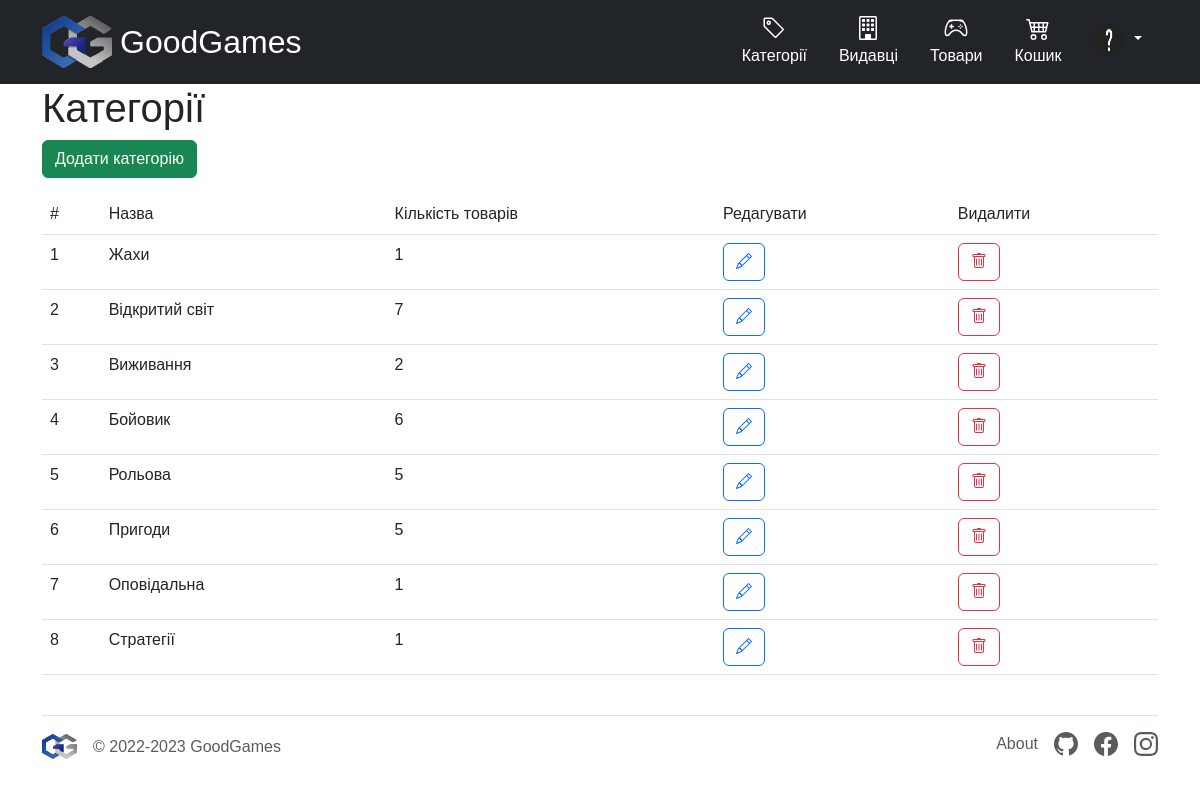
The page /category (signed in) on the database as committed earlier.
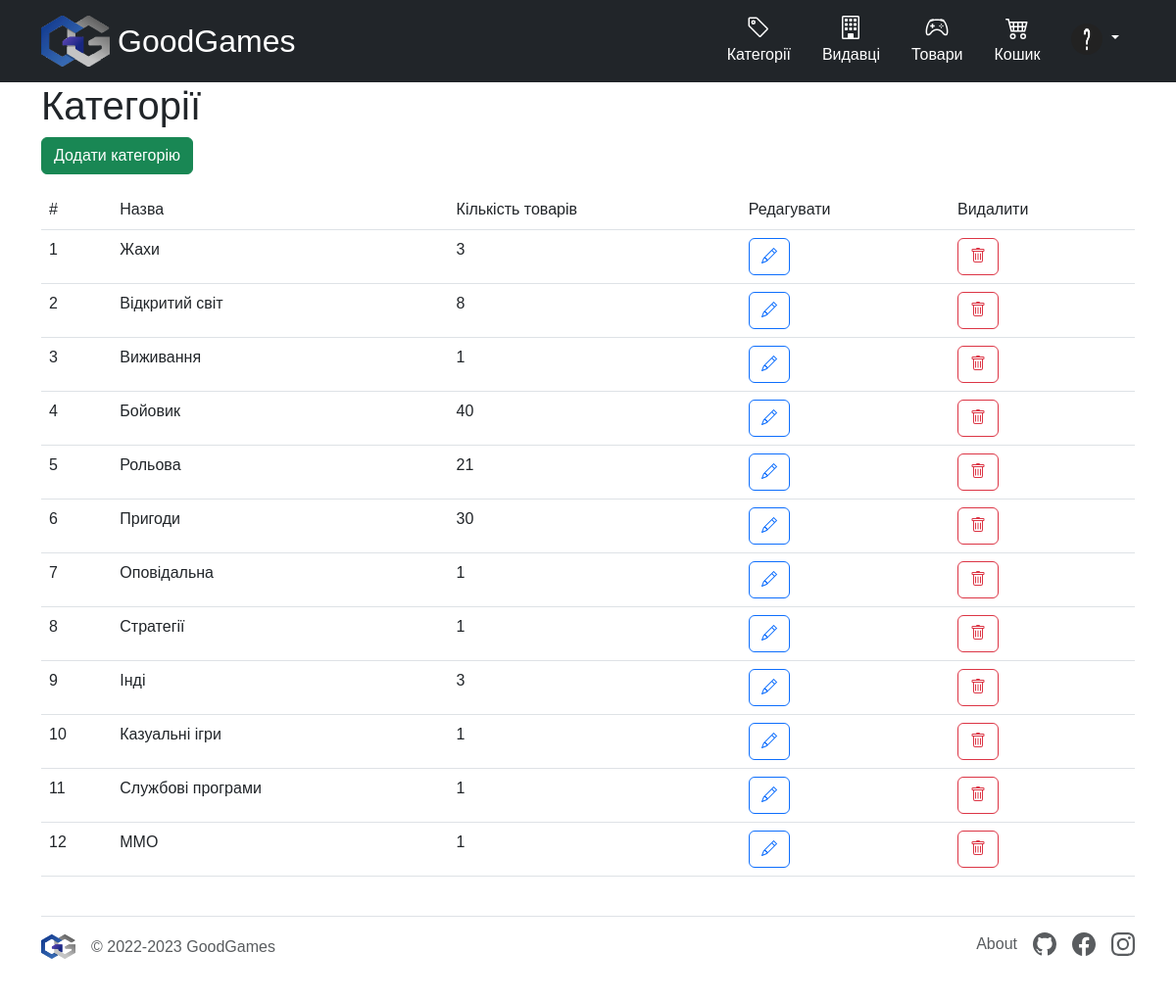
The same page on the database as committed later.
### tables this page shows
CREATE TABLE `category` (
  `id` int NOT NULL,
  `name` varchar(255) NOT NULL
);

### core/Template.php (called while the page is built, shortened)
<?php
class Template
{
    protected $path;
    public function __construct($path)
    {
        $this->path = $path;
    }
    public function getHTML()
    {
        include($this->path);
        $html = ob_get_contents();
        return $html;
    }
}

### core/Controller.php (called while the page is built, shortened)
<?php
class Controller
{
    protected $viewPath;
    public function __construct()
    {
        $this->moduleName = \core\Core::getInstance()->app['moduleName'];
        $this->actionName = \core\Core::getInstance()->app['actionName'];
        $this->viewPath = "views/$this->moduleName/$this->actionName.php";
    }
    public function render($viewPath = null, $params = null)
    {
        if (empty($viewPath))
            $viewPath = $this->viewPath;
        $tpl = new Template($viewPath);
        if (!empty($params))
            $tpl->setParams($params);
        return $tpl->getHTML();
    }
}

### controllers/CategoryController.php (called while the page is built, shortened)
<?php
class CategoryController extends Controller
{
    public function indexAction()
    {
        $categories = Category::getCategoriesWithCount();
        return $this->render(null, [
            'categories' => $categories
        ]);
    }
}

### index.php (called while the page is built, shortened)
<?php
spl_autoload_register(function ($className) {
    $path = $className . '.php';
});
$core = core\Core::getInstance();
$core->Initialize();
$core->Run();

### models/User.php (called while the page is built, shortened)
<?php
class User
{
    public static $accessLevels = [
        'user' => 1,
        'admin' => 10,
        'superAdmin' => 11,
    ];
    public static function getCurrentAuthentificatedUser()
    {
        return $_SESSION['user'] ?? null;
    }
    public static function isAdmin()
    {
        $user = self::getCurrentAuthentificatedUser();
        return $user['access_level'] == self::$accessLevels['admin'] || $user['access_level'] == self::$accessLevels['superAdmin'];
    }
}

### core/DB.php (called while the page is built, shortened)
<?php
class DB
{
    protected $pdo;
    public function __construct($hostname, $login, $password, $database)
    {
        $this->pdo = new \PDO("mysql:host=$hostname;dbname=$database", $login, $password);
    }
    public function select($tableName, $fieldList = "*", $conditionArray = null)
    {
        if (is_string($fieldList))
            $fieldListString = $fieldList;
        $wherePartString = "";
        if (is_array($conditionArray)) {
            foreach ($conditionArray as $key => $value) {
                $parts[] = "$key = :$key";
            }
            $wherePartString = "WHERE " . implode(' AND ', $parts);
        }
        $res = $this->pdo->prepare("SELECT $fieldListString FROM $tableName $wherePartString");
        $res->execute($conditionArray);
        return $res->fetchAll(\PDO::FETCH_ASSOC);
    }
}

### models/Category.php (called while the page is built, shortened)
<?php
class Category
{
    protected static $tableName = 'category';
    public static function getCategoriesWithCount()
    {
        $rows = Core::getInstance()->db->select(self::$tableName);
        foreach ($rows as $key => $row) {
            $rows[$key]['count'] = CategoryList::getCategoryCount($row['id']);
        }
        return $rows;
    }
}

### models/CategoryList.php (called while the page is built, shortened)
<?php
class CategoryList
{
    protected static $tableName = 'category_list';
    public static function getCategoryCount($category_id)
    {
        $rows = Core::getInstance()->db->select(
            self::$tableName,
            '*',
            [
                'category_id' => $category_id
            ]
        );
        return count($rows);
    }
}

### views/category/index.php (the view, shortened to what this page needs)
<h1>Категорії</h1>
<?php if (User::isAdmin()): ?>
    <div class="mb-3">
        <a href="/category/add" class="btn btn-success">Додати категорію</a>
    </div>
<?php endif; ?>
<table class="table table-hover">
    <thead>
        <tr>
            <td>#</td>
            <td>Назва</td>
            <td>Кількість товарів</td>
            <?php if (User::isAdmin()): ?>
                <td>Редагувати</td>
                <td>Видалити</td>
            <?php endif; ?>
        </tr>
    </thead>
    <?php if (!empty($categories)): ?>
        <?php
        $index = 1;
        foreach ($categories as $row): ?>
            <tr onclick="trHref(event, '/product?categories_id%5B%5D=<?= $row['id'] ?>')" style="cursor:pointer;">
                <td>
                    <?= $index ?>
                </td>
                <td><?= $row['name'] ?></td>
                <td>
                    <?= $row['count'] ?>
                </td>
                <?php if (User::isAdmin()): ?>
                    <td>
                        <a href="/category/edit/<?= $row['id'] ?>" class="btn btn-outline-primary"></a>
                    </td>
                    <td>
                        <a href="/category/delete/<?= $row['id'] ?>" class="btn btn-outline-danger"></a>
                    </td>
                <?php endif; ?>
            </tr>
            <?php
            $index++;
        endforeach; ?>
    <?php endif; ?>
</table>

Rows that differ between the two databases and show on the page:
computed for category "Жахи": id "1" → "3"
computed for category "Відкритий світ": count "7" → "8"
computed for category "Виживання": count "2" → "1"
computed for category "Бойовик": count "6" → "40"
computed for category "Рольова": count "5" → "21"
computed for category "Пригоди": count "5" → "30"
added category: name "Інді", count "3"
added category: name "Казуальні ігри", count "1"
added category: name "Службові програми", count "1"
added category: name "ММО", count "1"
